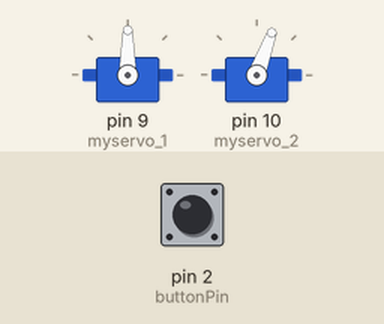
Simulated run of this sketch. Board: Arduino Uno, built with avr-gcc and run on an emulated ATmega328P. On the bench: 2 × servo. The inputs (shaded band) are chosen by the test bench; at power-on: pin 2 (buttonPin) LOW.

Above: at 1.7 s.
1.8 s: pin 2 (buttonPin) pulled HIGH for 0.15 s
At 2.6 s:
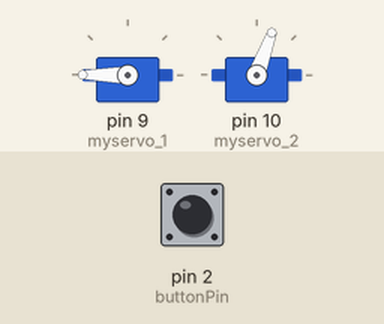
4.9 s: pin 2 (buttonPin) pulled HIGH for 1 s
At 6.3 s:
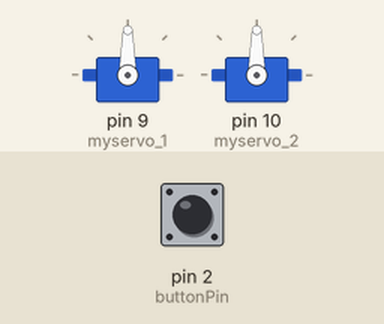
8.4 s: pin 2 (buttonPin) pulled HIGH for 3.2 s
At 9.8 s:
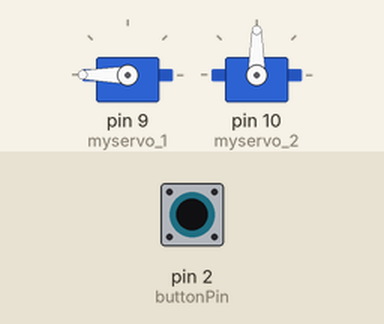
Timing chart, 0 to 14.5 s (numbered marks = the images above; inputs shaded):
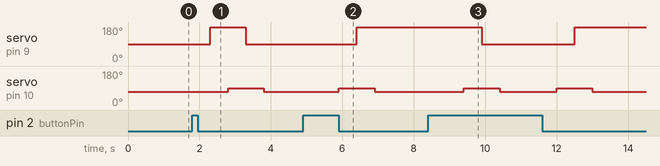

Measured:
- after the input at 1.8 s, servo on pin 9 (myservo_1): 90° → 180° after 0.50 s, → 90° 1.0 s later; servo on pin 10 (myservo_2): 70° → 90° after 1.0 s, → 70° 1.0 s later
- after the input at 4.9 s, servo on pin 9 (myservo_1): 90° → 180° after 1.5 s; servo on pin 10 (myservo_2): 70° → 90° after 1.0 s, → 70° 1.0 s later
- after the input at 8.4 s, servo on pin 9 (myservo_1): 180° → 90° after 1.5 s, → 180° 2.6 s later; servo on pin 10 (myservo_2): alternates 90° for 1.0 s and 70° for 1.6 s, 4 changes in all, then stays 70°, starting after 1.0 s

The sketch:

servos_colin_02.ino
```cpp
#include <Servo.h>
Servo myservo_1;     // motor 1
Servo myservo_2;     // motor 2
const int buttonPin = 2; // Pin where the button is connected
int buttonState = 0;     // Variable for reading the button status
boolean flag = true;    // Define the flag and initialize it to false

void setup() {
  myservo_1.attach(9);    // motor 1
  myservo_2.attach(10);   // motor 2
  // Serial.begin(9600);
  pinMode(buttonPin, INPUT); // Initialize the button pin as an input

  myservo_1.write(90); // move servos to center position -> 90°
  myservo_2.write(70); // move servos to center position -> 90°
  delay(500);
}

void loop() {
  buttonState = digitalRead(buttonPin); // Read the state of the button
  // Serial.println(buttonState);
  if (buttonState == HIGH) { // If the button is pressed
    flag = !flag;            // Reverse the flag
    delay(500);              // Debounce delay to prevent multiple toggles
  }

  // Use the flag in your logic
  if (flag == true && buttonState == true) {
      Serial.println("Flag is true");
      // step 1: 90, 80
      myservo_1.write(90); // move servos to center position -> 90°
      myservo_2.write(70); // move servos to center position -> 70°
      delay(500);
      // step 2: 90, 90
      myservo_1.write(90); // move servos to center position -> 90°
      myservo_2.write(90); // move servos to center position -> 90°
      delay(500);
      // step 3: 180, 90
      myservo_1.write(180); // move servos to center position -> 180°
      myservo_2.write(90);  // move servos to center position -> 90°
      delay(500);
      // step 4: 180, 80
      myservo_1.write(180); // move servos to center position -> 180°
      myservo_2.write(70);  // move servos to center position -> 70°
      delay(500);
  } else if (flag == false && buttonState == true) {
    Serial.println("Flag is false");
    // step 4: 180, 80
    myservo_1.write(180); // move servos to center position -> 180°
    myservo_2.write(70);  // move servos to center position -> 70°
    delay(500);
    // step 3: 180, 90
    myservo_1.write(180); // move servos to center position -> 180°
    myservo_2.write(90);  // move servos to center position -> 90°
    delay(500);
    // step 2: 90, 90
    myservo_1.write(90); // move servos to center position -> 90°
    myservo_2.write(90); // move servos to center position -> 90°
    delay(500);
    // step 1: 90, 80
    myservo_1.write(90); // move servos to center position -> 90°
    myservo_2.write(70); // move servos to center position -> 70°
    delay(500);
  }

  delay(100); // Small delay to prevent flooding the serial monitor
}
  // if (buttonState == HIGH) { // If the button is pressed
  //   // // step 1: 90, 80
  //   // myservo_1.write(90); // move servos to center position -> 90°
  //   // myservo_2.write(70); // move servos to center position -> 70°
  //   // delay(500);
  //   // // step 2: 90, 90
  //   // myservo_1.write(90); // move servos to center position -> 90°
  //   // myservo_2.write(90); // move servos to center position -> 90°
  //   // delay(500);
  //   // // step 3: 180, 90
  //   // myservo_1.write(180); // move servos to center position -> 180°
  //   // myservo_2.write(90);  // move servos to center position -> 90°
  //   // delay(500);
  //   // // step 4: 180, 80
  //   // myservo_1.write(180); // move servos to center position -> 180°
  //   // myservo_2.write(70);  // move servos to center position -> 70°
  //   // delay(500);
  // } else {
  //   // If the button is not pressed, move the servos to the center position
  //   myservo_1.write(90);
  //   myservo_2.write(90);
  // }
// }
```
